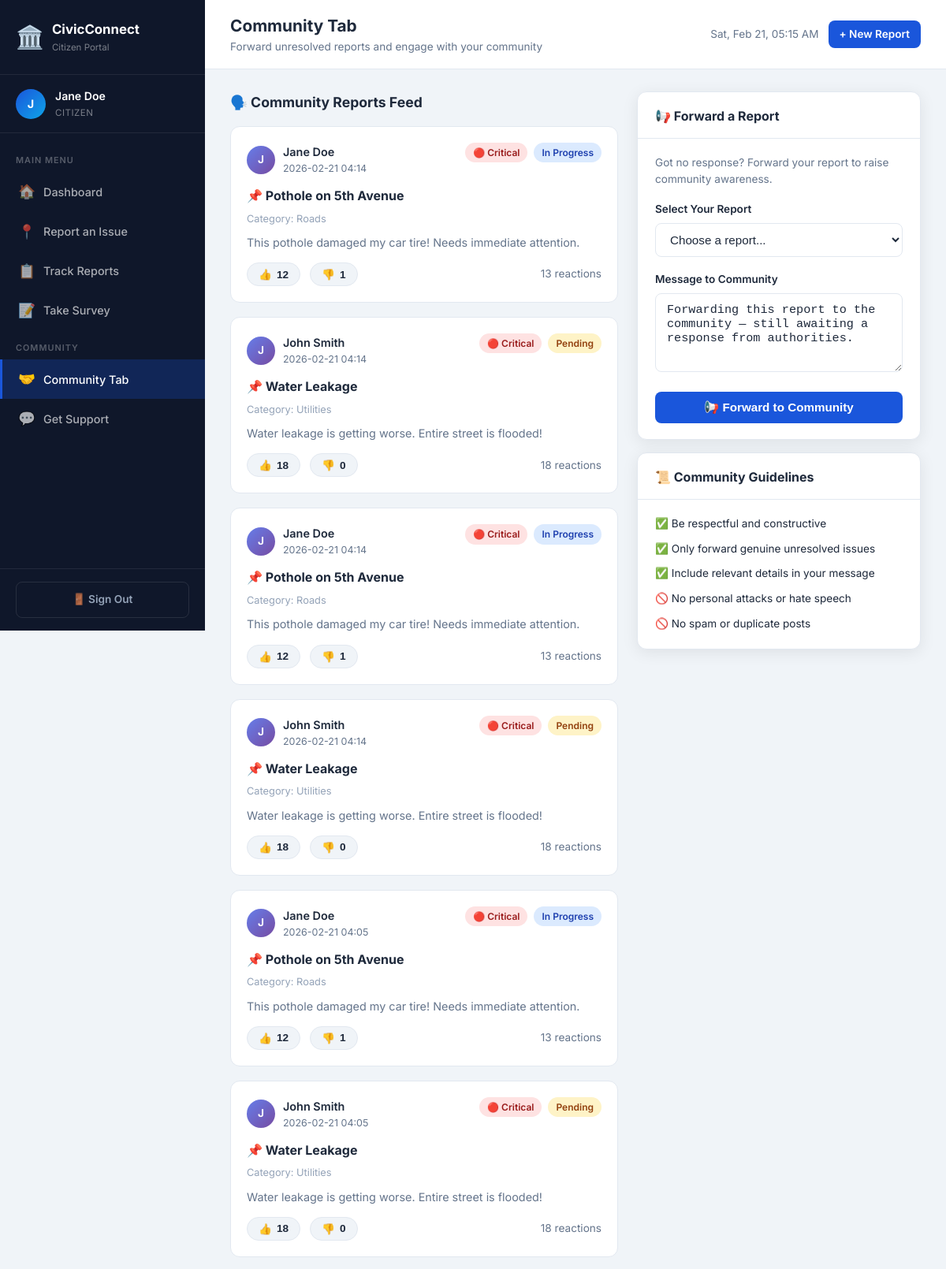
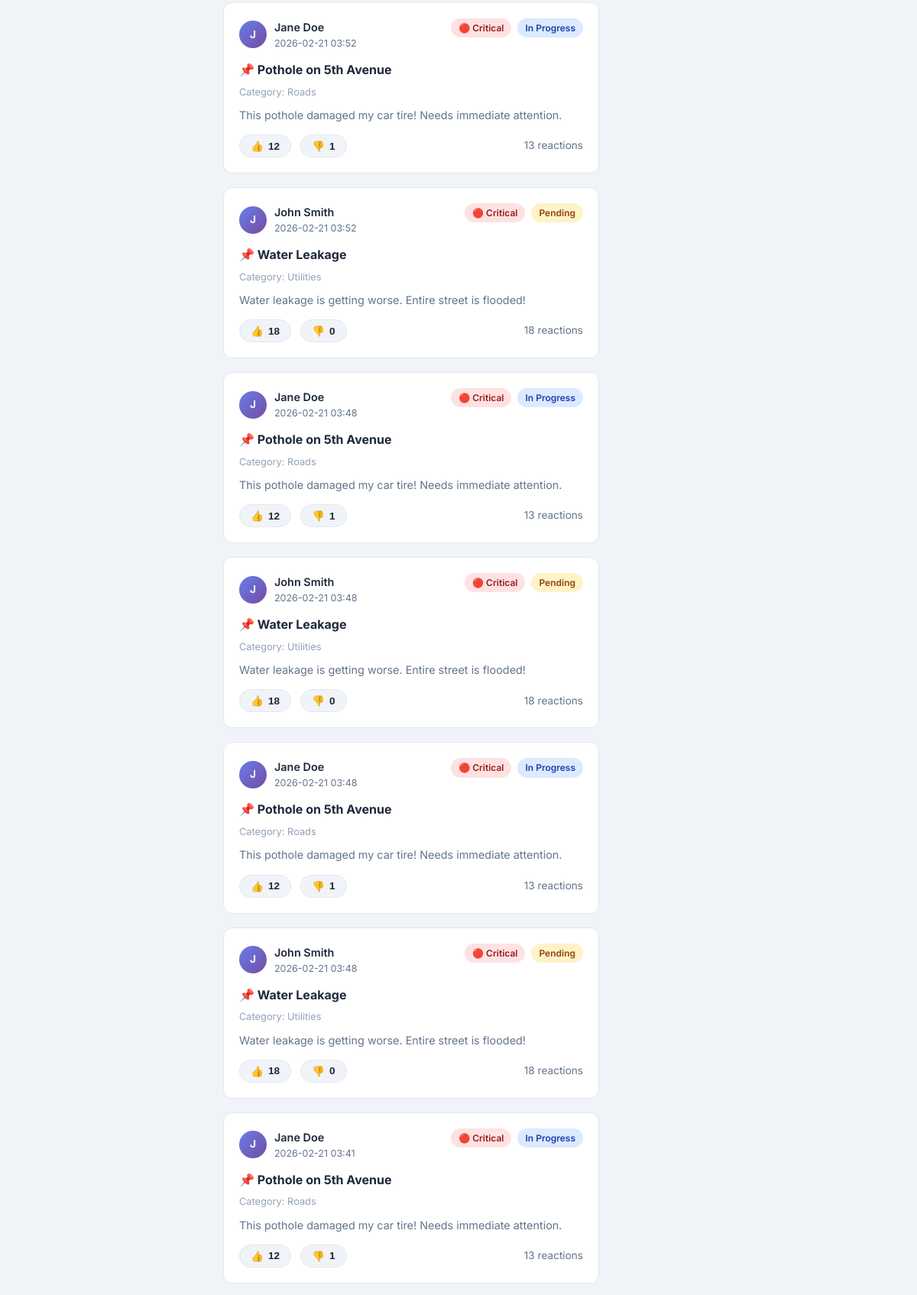
The page /citizen/community (signed in, upper part) on the database its author committed (2 pictures, top to bottom).
### tables this page shows
CREATE TABLE users (
            id INTEGER PRIMARY KEY AUTOINCREMENT,
            username TEXT UNIQUE NOT NULL,
            password TEXT NOT NULL,
            role TEXT NOT NULL DEFAULT 'citizen',
            full_name TEXT,
            email TEXT,
            phone TEXT,
            created_at TIMESTAMP DEFAULT CURRENT_TIMESTAMP
        );

CREATE TABLE community_posts (
            id INTEGER PRIMARY KEY AUTOINCREMENT,
            report_id INTEGER NOT NULL,
            user_id INTEGER NOT NULL,
            message TEXT,
            likes INTEGER DEFAULT 0,
            dislikes INTEGER DEFAULT 0,
            created_at TIMESTAMP DEFAULT CURRENT_TIMESTAMP,
            FOREIGN KEY (report_id) REFERENCES reports(id),
            FOREIGN KEY (user_id) REFERENCES users(id)
        );

CREATE TABLE reports (
            id INTEGER PRIMARY KEY AUTOINCREMENT,
            report_id TEXT UNIQUE NOT NULL,
            user_id INTEGER NOT NULL,
            title TEXT NOT NULL,
            category TEXT NOT NULL,
            description TEXT NOT NULL,
            location_address TEXT,
            latitude REAL,
            longitude REAL,
            image_path TEXT,
            status TEXT DEFAULT 'Pending',
            severity TEXT DEFAULT 'Medium',
            admin_notes TEXT,
            label TEXT,
            created_at TIMESTAMP DEFAULT CURRENT_TIMESTAMP,
            updated_at TIMESTAMP DEFAULT CURRENT_TIMESTAMP, image_hash TEXT, source TEXT DEFAULT 'citizen', satellite_confirmed INTEGER DEFAULT 0, satellite_scan_id INTEGER,
            FOREIGN KEY (user_id) REFERENCES users(id)
        );

### app.py (the view)
@app.route('/citizen/community')
@citizen_required
def community():
    db = get_db()
    posts = db.execute('''
        SELECT cp.*, r.title as report_title, r.category, r.status, r.severity,
               u.full_name as author
        FROM community_posts cp
        JOIN reports r ON cp.report_id = r.id
        JOIN users u ON cp.user_id = u.id
        ORDER BY cp.created_at DESC
    ''').fetchall()
    eligible = db.execute('''SELECT * FROM reports WHERE user_id=? AND status != 'Resolved' ''',
                          (session['user_id'],)).fetchall()
    db.close()
    return render_template('citizen/community.html', posts=posts, eligible_reports=eligible)

### app.py (called while the page is built)
def get_db():
    db = sqlite3.connect('civic_connect.db')
    db.row_factory = sqlite3.Row
    return db

def citizen_required(f):
    @wraps(f)
    def decorated(*args, **kwargs):
        if 'user_id' not in session or session.get('role') != 'citizen':
            return redirect(url_for('login'))
        return f(*args, **kwargs)
    return decorated

### templates/citizen/community.html (shortened to what this page needs)
{% extends "citizen/base_citizen.html" %}
{% block page_title %}Community Tab{% endblock %}
{% block page_sub %}Forward unresolved reports and engage with your community{% endblock %}
{% block content %}
<div style="display:grid;grid-template-columns:1fr 360px;gap:24px;align-items:start">
  <div>
    <div class="section-title">🗣️ Community Reports Feed</div>
    {% if posts %}
      {% for post in posts %}
      <div class="community-post">
        <div class="post-header">
          <div class="post-author">
            <div class="post-avatar">{{ post['author'][0].upper() }}</div>
            <div><div class="post-name">{{ post['author'] }}</div><div class="post-time">{{ post['created_at'][:16] }}</div></div>
          </div>
          <div style="display:flex;gap:8px;align-items:center">
            {% set sev=post['severity'] %}<span class="badge badge-{{ sev.lower() }}">{% if sev=='Critical' %}🔴{% elif sev=='High' %}🟠{% elif sev=='Medium' %}🟡{% else %}🟢{% endif %} {{ sev }}</span>
            <span class="badge badge-{{ 'progress' if post['status']=='In Progress' else post['status'].lower() }}">{{ post['status'] }}</span>
          </div>
        </div>
        <div class="post-title">📌 {{ post['report_title'] }}</div>
        <div style="font-size:.8rem;color:#94a3b8;margin-bottom:8px">Category: {{ post['category'] }}</div>
        <div class="post-message">{{ post['message'] }}</div>
        <div class="post-actions">
          <form method="POST" action="{{ url_for('react_post') }}" style="display:inline">
            <button type="submit" class="react-btn">👍 <span>{{ post['likes'] }}</span></button>
          </form>
          <form method="POST" action="{{ url_for('react_post') }}" style="display:inline">
            <button type="submit" class="react-btn">👎 <span>{{ post['dislikes'] }}</span></button>
          </form>
          <span class="text-sm text-muted" style="margin-left:auto">{{ post['likes']+post['dislikes'] }} reactions</span>
        </div>
      </div>
      {% endfor %}
    {% else %}
    <div class="card"><div class="card-body" style="text-align:center;padding:64px 32px">
      <div style="font-size:4rem;margin-bottom:16px">🤝</div>
      <h3>No community posts yet</h3>
      <p class="text-muted">Be the first to forward a report!</p>
    </div></div>
    {% endif %}
  </div>
  <div>
    <div class="card" style="position:sticky;top:80px">
      <div class="card-header"><div class="card-title">📢 Forward a Report</div></div>
      <div class="card-body">
        <p class="text-sm text-muted mb-4">Got no response? Forward your report to raise community awareness.</p>
        {% if eligible_reports %}
        <form method="POST" action="{{ url_for('forward_report') }}">
          <div class="form-group"><label>Select Your Report</label>
            <select name="report_id" required><option value="">Choose a report...</option>
            </select>
          </div>
          <div class="form-group"><label>Message to Community</label><textarea name="message">Forwarding this report to the community — still awaiting a response from authorities.</textarea></div>
          <button type="submit" class="btn btn-primary btn-full">📢 Forward to Community</button>
        </form>
        {% else %}
        <div style="text-align:center;padding:24px 0;color:#94a3b8">
          <div style="font-size:2.5rem;margin-bottom:10px">✅</div>
          <p class="text-sm">All your reports are resolved.</p>
          <a href="{{ url_for('report_issue') }}" class="btn btn-primary btn-sm mt-4">+ New Report</a>
        </div>
        {% endif %}
      </div>
    </div>
    <div class="card mt-4">
      <div class="card-header"><div class="card-title">📜 Community Guidelines</div></div>
      <div class="card-body">
        <ul style="list-style:none;display:flex;flex-direction:column;gap:10px">
          <li class="text-sm">✅ Be respectful and constructive</li>
          <li class="text-sm">✅ Only forward genuine unresolved issues</li>
          <li class="text-sm">✅ Include relevant details in your message</li>
          <li class="text-sm">🚫 No personal attacks or hate speech</li>
          <li class="text-sm">🚫 No spam or duplicate posts</li>
        </ul>
      </div>
    </div>
  </div>
</div>
{% endblock %}

### templates/citizen/base_citizen.html (shortened to what this page needs)
<!DOCTYPE html>
<html lang="en">
<head>
  <link rel="stylesheet" href="{{ url_for('static', filename='css/style.css') }}">
</head>
<body>
<div class="app-layout">
  <aside class="sidebar">
    <a href="{{ url_for('citizen_dashboard') }}" class="sidebar-brand">
      <span class="brand-icon">🏛️</span>
      <div><div class="brand-text">CivicConnect</div><div class="brand-sub">Citizen Portal</div></div>
    </a>
    <div class="sidebar-user">
      <div class="user-avatar">{{ session.full_name[0].upper() if session.full_name else 'C' }}</div>
      <div>
        <div class="user-name">{{ session.full_name or session.username }}</div>
        <div class="user-role">Citizen</div>
      </div>
    </div>
    <nav class="sidebar-nav">
      <div class="nav-section-title">Main Menu</div>
      <a href="{{ url_for('citizen_dashboard') }}" class="nav-item {% if request.endpoint == 'citizen_dashboard' %}active{% endif %}"><span class="nav-icon">🏠</span> Dashboard</a>
      <a href="{{ url_for('report_issue') }}" class="nav-item {% if request.endpoint == 'report_issue' %}active{% endif %}"><span class="nav-icon">📍</span> Report an Issue</a>
      <a href="{{ url_for('track_reports') }}" class="nav-item {% if request.endpoint == 'track_reports' %}active{% endif %}"><span class="nav-icon">📋</span> Track Reports</a>
      <a href="{{ url_for('survey') }}" class="nav-item {% if request.endpoint == 'survey' %}active{% endif %}"><span class="nav-icon">📝</span> Take Survey</a>
      <div class="nav-section-title">Community</div>
      <a href="{{ url_for('community') }}" class="nav-item {% if request.endpoint == 'community' %}active{% endif %}"><span class="nav-icon">🤝</span> Community Tab</a>
      <a href="{{ url_for('get_support') }}" class="nav-item {% if request.endpoint == 'get_support' %}active{% endif %}"><span class="nav-icon">💬</span> Get Support</a>
    </nav>
    <div class="sidebar-footer">
      <a href="{{ url_for('logout') }}" class="btn btn-outline btn-full" style="color:#94a3b8;border-color:rgba(255,255,255,.1);font-size:.85rem">🚪 Sign Out</a>
    </div>
  </aside>
  <div class="main-content">
    <div class="topbar">
      <div class="topbar-title">
        <h1>{% block page_title %}Dashboard{% endblock %}</h1>
        <p>{% block page_sub %}Welcome back, {{ session.full_name }}{% endblock %}</p>
      </div>
      <div class="topbar-actions">
        <span class="topbar-time" id="live-clock"></span>
        <a href="{{ url_for('report_issue') }}" class="btn btn-primary btn-sm">+ New Report</a>
      </div>
    </div>
    <div class="page-body">
      {% block content %}{% endblock %}
    </div>
  </div>
</div>
</body>
</html>

### rows shown on the page
users: full_name "Jane Doe"
community_posts: full_name "J", author "Jane Doe", created_at "2026-02-21 04:14", status "In Progress", report_title "Pothole on 5th Avenue", category "Roads", message "This pothole damaged my car tire! Needs immediate attention.", likes "12", dislikes "1", post['likes']+post['dislikes'] "13"
reports: severity "Critical"
community_posts: full_name "J", author "John Smith", created_at "2026-02-21 04:14", status "Pending", report_title "Water Leakage", category "Utilities", message "Water leakage is getting worse. Entire street is flooded!", likes "18", dislikes "0", post['likes']+post['dislikes'] "18"
reports: severity "Critical"
community_posts: full_name "J", author "Jane Doe", created_at "2026-02-21 04:14", status "In Progress", report_title "Pothole on 5th Avenue", category "Roads", message "This pothole damaged my car tire! Needs immediate attention.", likes "12", dislikes "1", post['likes']+post['dislikes'] "13"
community_posts: full_name "J", author "John Smith", created_at "2026-02-21 04:14", status "Pending", report_title "Water Leakage", category "Utilities", message "Water leakage is getting worse. Entire street is flooded!", likes "18", dislikes "0", post['likes']+post['dislikes'] "18"
community_posts: full_name "J", author "Jane Doe", created_at "2026-02-21 04:05", status "In Progress", report_title "Pothole on 5th Avenue", category "Roads", message "This pothole damaged my car tire! Needs immediate attention.", likes "12", dislikes "1", post['likes']+post['dislikes'] "13"
community_posts: full_name "J", author "John Smith", created_at "2026-02-21 04:05", status "Pending", report_title "Water Leakage", category "Utilities", message "Water leakage is getting worse. Entire street is flooded!", likes "18", dislikes "0", post['likes']+post['dislikes'] "18"
community_posts: full_name "J", author "Jane Doe", created_at "2026-02-21 03:52", status "In Progress", report_title "Pothole on 5th Avenue", category "Roads", message "This pothole damaged my car tire! Needs immediate attention.", likes "12", dislikes "1", post['likes']+post['dislikes'] "13"
community_posts: full_name "J", author "John Smith", created_at "2026-02-21 03:52", status "Pending", report_title "Water Leakage", category "Utilities", message "Water leakage is getting worse. Entire street is flooded!", likes "18", dislikes "0", post['likes']+post['dislikes'] "18"
community_posts: full_name "J", author "Jane Doe", created_at "2026-02-21 03:48", status "In Progress", report_title "Pothole on 5th Avenue", category "Roads", message "This pothole damaged my car tire! Needs immediate attention.", likes "12", dislikes "1", post['likes']+post['dislikes'] "13"
community_posts: full_name "J", author "John Smith", created_at "2026-02-21 03:48", status "Pending", report_title "Water Leakage", category "Utilities", message "Water leakage is getting worse. Entire street is flooded!", likes "18", dislikes "0", post['likes']+post['dislikes'] "18"
community_posts: full_name "J", author "Jane Doe", created_at "2026-02-21 03:48", status "In Progress", report_title "Pothole on 5th Avenue", category "Roads", message "This pothole damaged my car tire! Needs immediate attention.", likes "12", dislikes "1", post['likes']+post['dislikes'] "13"
community_posts: full_name "J", author "John Smith", created_at "2026-02-21 03:48", status "Pending", report_title "Water Leakage", category "Utilities", message "Water leakage is getting worse. Entire street is flooded!", likes "18", dislikes "0", post['likes']+post['dislikes'] "18"
community_posts: full_name "J", author "Jane Doe", created_at "2026-02-21 03:41", status "In Progress", report_title "Pothole on 5th Avenue", category "Roads", message "This pothole damaged my car tire! Needs immediate attention.", likes "12", dislikes "1", post['likes']+post['dislikes'] "13"

### other values the page prints
{{ session.full_name[0].upper() if session.full_name else 'C' }} "J"
